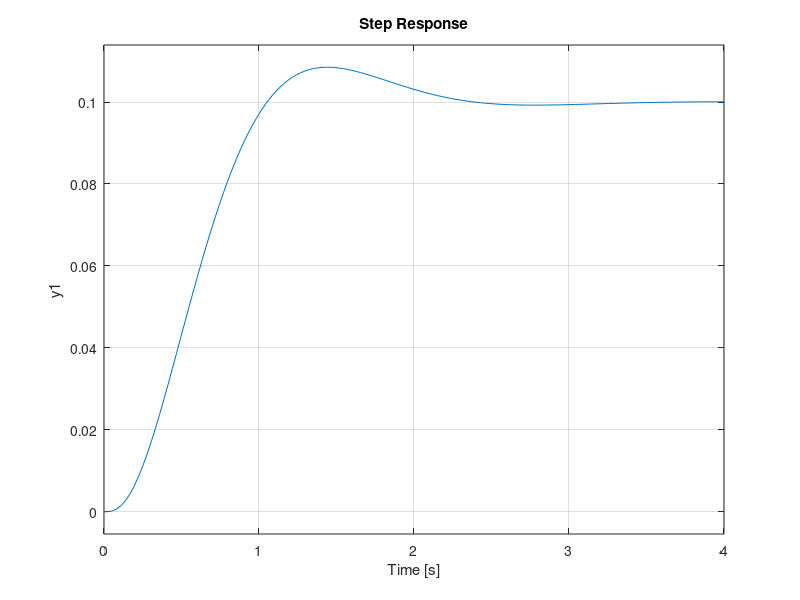

This chart was generated by the following MATLAB code:

clc; clear all; clf
% computes the step response of a state-space control system 

% %PART A
% A = [0 1; -50 -15];
% B = [0;50];
% C = [1 0];
% figure(1)
% step(ss(A,B,C,0));
% hold on
% x = linspace(0,1.4,1e1);
% %plot(x,50*(exp(-5*x)-exp(-10*x))+1,'o');
% 
% e1 = exp(-5*x); e2 = exp(-10*x);
% plot(x,e2-2*e1+1,'o',0:.01:1.4,.1,'r-',0:.01:1.4,.9,'-r',0:.01:1.4,.98,'-g');

% % PART B
% a = [0 1; -50 -15];
% b = [0;10];
% c = [1 0];
% 
% 
% step(ss(a,b,c,0));
% hold on
% t = linspace(0,1.4,10);
% e1 = exp(-5.*t);
% e2 = exp(-10.*t);
% plot(t,(e2-2*e1+1)/5,'o',0:.01:1.4,.1,'r-',0:.01:1.4,.9,'-r',0:.01:1.4,.98,'-g');

%PART C

a1 = [0 1 0;-50 -15 -100; 1 0 0]
b1 = [0;10;0]
c1 = [0 0 1]

step(ss(a1,b1,c1,0));






